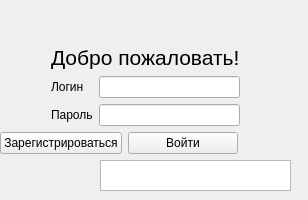
<?xml version="1.0" encoding="UTF-8"?>
<ui version="4.0">
 <class>Authorization</class>
 <widget class="QWidget" name="Authorization">
  <property name="geometry">
   <rect>
    <x>0</x>
    <y>0</y>
    <width>308</width>
    <height>200</height>
   </rect>
  </property>
  <property name="minimumSize">
   <size>
    <width>308</width>
    <height>175</height>
   </size>
  </property>
  <property name="maximumSize">
   <size>
    <width>400</width>
    <height>250</height>
   </size>
  </property>
  <property name="windowTitle">
   <string>Form</string>
  </property>
  <widget class="QWidget" name="layoutWidget">
   <property name="geometry">
    <rect>
     <x>0</x>
     <y>0</y>
     <width>291</width>
     <height>191</height>
    </rect>
   </property>
   <layout class="QGridLayout" name="gridLayout_3">
    <item row="0" column="0">
     <layout class="QGridLayout" name="gridLayout_2">
      <item row="1" column="2">
       <spacer name="horizontalSpacer_4">
        <property name="orientation">
         <enum>Qt::Horizontal</enum>
        </property>
        <property name="sizeHint" stdset="0">
         <size>
          <width>40</width>
          <height>20</height>
         </size>
        </property>
       </spacer>
      </item>
      <item row="1" column="0">
       <widget class="QPushButton" name="in_reg_win">
        <property name="minimumSize">
         <size>
          <width>50</width>
          <height>20</height>
         </size>
        </property>
        <property name="text">
         <string>Зарегистрироваться</string>
        </property>
       </widget>
      </item>
      <item row="1" column="1">
       <widget class="QPushButton" name="sign_in">
        <property name="minimumSize">
         <size>
          <width>110</width>
          <height>20</height>
         </size>
        </property>
        <property name="text">
         <string>Войти</string>
        </property>
       </widget>
      </item>
      <item row="0" column="0" colspan="3">
       <layout class="QGridLayout" name="gridLayout">
        <item row="2" column="2">
         <widget class="QLineEdit" name="login"/>
        </item>
        <item row="2" column="1">
         <widget class="QLabel" name="login_label">
          <property name="text">
           <string>Логин</string>
          </property>
         </widget>
        </item>
        <item row="1" column="1" colspan="2">
         <widget class="QLabel" name="welcome_label">
          <property name="text">
           <string>&lt;html&gt;&lt;head/&gt;&lt;body&gt;&lt;p&gt;&lt;span style=&quot; font-size:16pt;&quot;&gt;Добро пожаловать!&lt;/span&gt;&lt;/p&gt;&lt;/body&gt;&lt;/html&gt;</string>
          </property>
         </widget>
        </item>
        <item row="3" column="2">
         <widget class="QLineEdit" name="password"/>
        </item>
        <item row="1" column="0">
         <spacer name="horizontalSpacer_2">
          <property name="orientation">
           <enum>Qt::Horizontal</enum>
          </property>
          <property name="sizeHint" stdset="0">
           <size>
            <width>40</width>
            <height>20</height>
           </size>
          </property>
         </spacer>
        </item>
        <item row="1" column="3">
         <spacer name="horizontalSpacer">
          <property name="orientation">
           <enum>Qt::Horizontal</enum>
          </property>
          <property name="sizeHint" stdset="0">
           <size>
            <width>40</width>
            <height>20</height>
           </size>
          </property>
         </spacer>
        </item>
        <item row="0" column="2">
         <spacer name="verticalSpacer">
          <property name="orientation">
           <enum>Qt::Vertical</enum>
          </property>
          <property name="sizeHint" stdset="0">
           <size>
            <width>20</width>
            <height>40</height>
           </size>
          </property>
         </spacer>
        </item>
        <item row="3" column="1">
         <widget class="QLabel" name="pass_label">
          <property name="text">
           <string>Пароль</string>
          </property>
         </widget>
        </item>
       </layout>
      </item>
     </layout>
    </item>
    <item row="1" column="0">
     <layout class="QHBoxLayout" name="horizontalLayout">
      <item>
       <spacer name="horizontalSpacer_3">
        <property name="orientation">
         <enum>Qt::Horizontal</enum>
        </property>
        <property name="sizeHint" stdset="0">
         <size>
          <width>40</width>
          <height>20</height>
         </size>
        </property>
       </spacer>
      </item>
      <item>
       <widget class="QTextEdit" name="auth_result_message">
        <property name="minimumSize">
         <size>
          <width>191</width>
          <height>31</height>
         </size>
        </property>
        <property name="maximumSize">
         <size>
          <width>191</width>
          <height>31</height>
         </size>
        </property>
        <property name="readOnly">
         <bool>true</bool>
        </property>
       </widget>
      </item>
     </layout>
    </item>
   </layout>
  </widget>
 </widget>
 <resources/>
 <connections/>
</ui>
